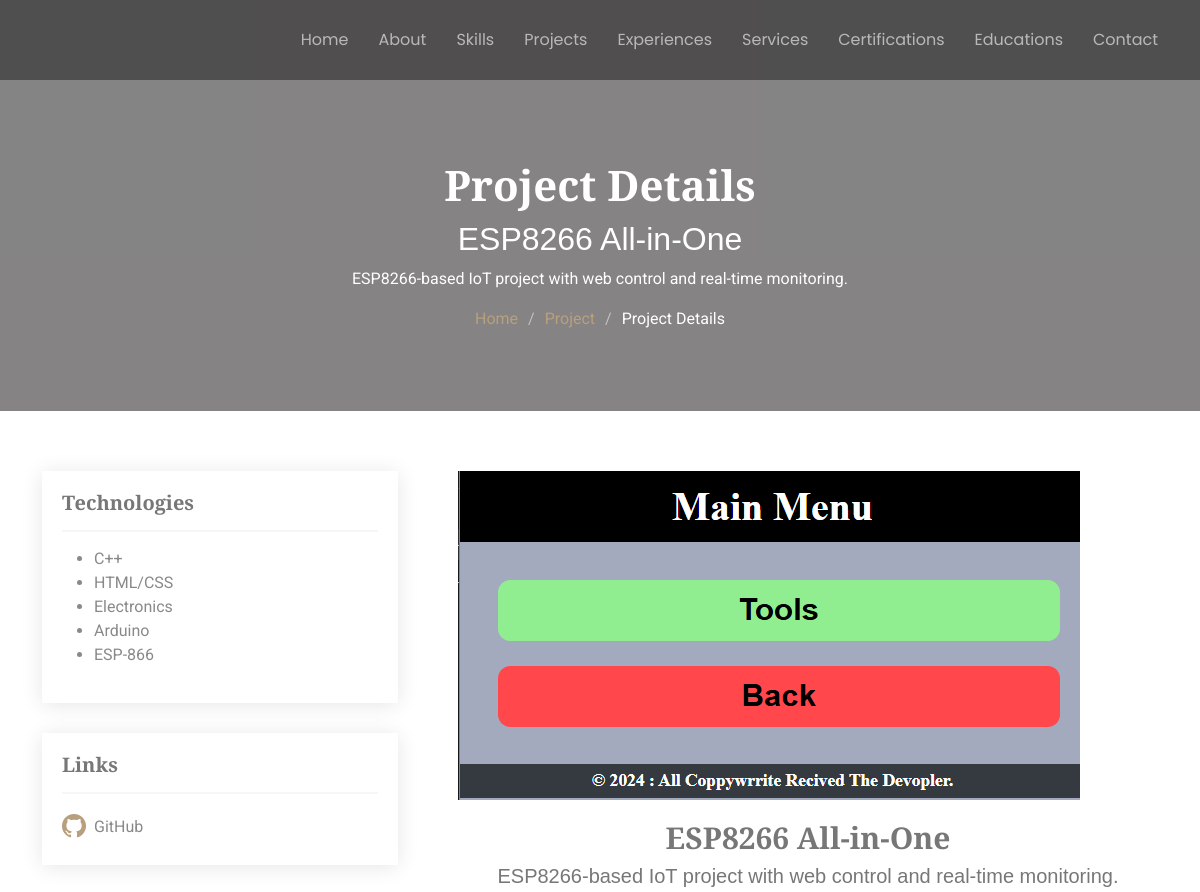
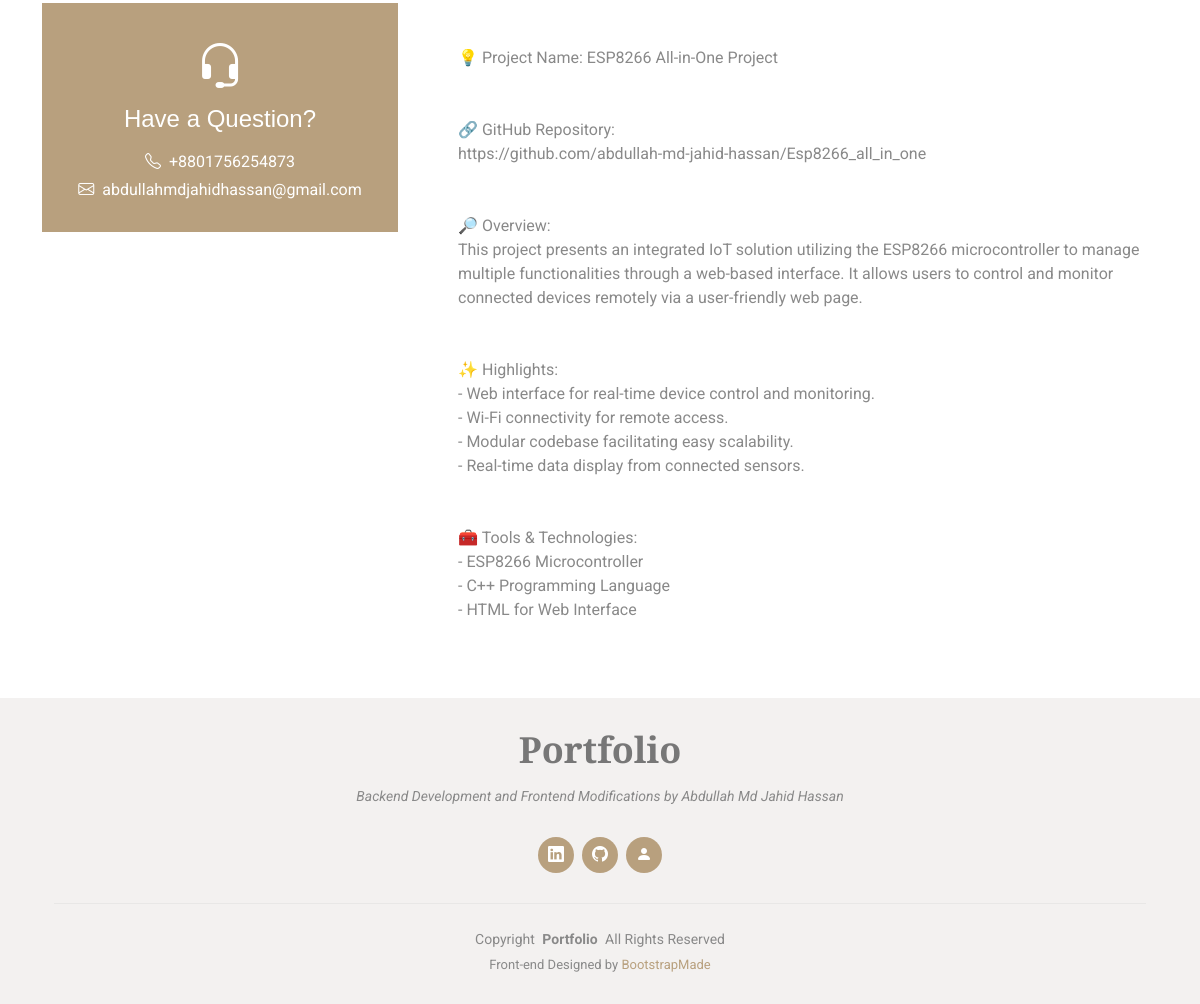
The app's page /project/Abdullah_Md_Jahid_Hassan/esp8266-all-in-one with its own data (2 pictures, top to bottom).
### landing_spot/models.py (models this page shows, shortened)
class Project(models.Model):
    id = models.AutoField(primary_key=True)
    title = models.CharField(max_length=255, null=True, blank=False)
    tag_line = models.CharField(max_length=255, null=True, blank=True)
    slug = models.SlugField(max_length=300, unique=True, null=True, blank=True)
    categories = models.ManyToManyField(ProjectCategory)
    description = models.TextField(null=True, blank=True)
    resume_des = models.TextField(null=True, blank=True)
    image_path = models.ImageField(upload_to='portfolio/img/project_images/', null=True, blank=True)
    github_link = models.URLField(max_length=255, null=True, blank=True)
    live_link = models.URLField(max_length=255, null=True, blank=True)
    start_date = models.DateField(null=True, blank=True)
    end_date = models.DateField(null=True, blank=True)
    is_featured = models.BooleanField(default=False)
    user = models.ForeignKey(User, on_delete=models.CASCADE, related_name='projects')
    objects = CustomProjectOrder() # Custom ordering
    class Meta:
        verbose_name = "Project"
        verbose_name_plural = "Projects"

class ProjectCategory(models.Model):
    name = models.CharField(max_length=50, unique=True)
    slug = models.SlugField(max_length=50, unique=True)
    def __str__(self):
        return self.name
    class Meta:
        verbose_name = "Project Category"
        verbose_name_plural = "Project Categories"

class User(AbstractUser):
    tag_line = models.CharField(max_length=100, null=True, blank=True)
    phone = models.CharField(max_length=20, null=True, blank=False, unique=True)
    country = models.CharField(max_length=100, null=True, blank=False)
    city = models.CharField(max_length=100, null=True, blank=False)
    area = models.CharField(max_length=100, null=True, blank=False)
    location_link = models.CharField(max_length=255, null=True, blank=True)
    about = models.TextField(null=True, blank=True)
    github = models.URLField(max_length=255, null=True, blank=True)
    linkedin = models.URLField(max_length=255, null=True, blank=True)
    portfolio = models.URLField(max_length=255, null=True, blank=True)
    static_resume_file = models.FileField(upload_to='portfolio/img/resume/static/', null=True, blank=True)
    banner_image = models.ImageField(upload_to='portfolio/img/person/banner_images/', null=True, blank=False)
    profile_image = models.ImageField(upload_to='portfolio/img/person/profile_images/', null=True, blank=False)
    hobbies = models.TextField(null=True, blank=True)
    language = models.CharField(max_length=255, null=True, blank=True)
    meta_description = models.TextField(null=True, blank=True)
    class Meta:
        verbose_name = "User"
        verbose_name_plural = "Users"

### landing_spot/views.py (the view)
# urls.py: path('project/<str:username>/<str:slug>', views.Project_Details, name='Project_Details'),
def Project_Details(request, username, slug):
    project = get_object_or_404(Project, slug=slug, user__username=username)
    project.user_phone = project.user.phone
    project.user_email = project.user.email
    root_url = request.build_absolute_uri('/')
    previous_page = request.META.get('HTTP_REFERER', '/')
    context = {
        'project': project,
        'username': username,
        'previous_page': previous_page,
        }
    return render(request, 'project_details.html', context)

### my_portfolio/utils/models_utils.py (called while the page is built)
    def get_queryset(self):
        return super().get_queryset().annotate(
            featured_order=Case(
                When(is_featured=True, then=Value(0)),
                default=Value(1),
                output_field=IntegerField()
            ),
            no_end_date_order=Case(
                When(end_date=None, then=Value(0)),
                default=Value(1),
                output_field=IntegerField()
            )
        ).order_by('featured_order', 'no_end_date_order', '-end_date')

### Hosted/PAW/landing_spot/templates/project_details.html (shortened to what this page needs)
{% extends "master.html" %}
{% load static %}
{% block body %}
    <main class="main">
    <div class="page-title dark-background">
      <div class="container position-relative">
        <h1>Project Details</h1>
        <h2>{{project.title}}</h2>
        <p>{{project.tag_line}}</p>
        <nav class="breadcrumbs">
          <ol>
            <li><a href="{{previous_page}}">Home</a></li>
            <li><a href="{{previous_page}}#projects">Project</a></li>
            <li class="current">Project Details</li>
          </ol>
        </nav>
      </div>
    </div>
    <section id="project-details" class="project-details section">
      <div class="container">
        <div class="row gy-5">
          <div class="col-lg-4" data-aos="fade-up" data-aos-delay="100">
            <div class="technology-box">
              <h4>Technologies</h4>
              <div class="technology-list">
                <ul>
                  {% for technology in project.categories.all%}
                    <li>{{technology}}</li>
                  {% endfor %}
                </ul>
              </div>
            </div>
            {% if project.github_link or project.live_link %}
              <div class="technology-box">
                <h4>Links</h4>
                <div class="link-catalog">
                  {% if project.github_link %}
                    <a href="{{project.github_link}}" target="_blank"><i class="bi bi-github"></i><span>GitHub</span></a>
                  {% endif %}
                </div>
              </div>
            {% endif %}
            <div class="help-box d-flex flex-column justify-content-center align-items-center">
              <i class="bi bi-headset help-icon"></i>
              <h4>Have a Question?</h4>
              <p class="d-flex align-items-center mt-2 mb-0"><i class="bi bi-telephone me-2"></i> <a href="tel:{{project.user_phone}}">{{project.user_phone}}</a></p>
              <p class="d-flex align-items-center mt-1 mb-0"><i class="bi bi-envelope me-2"></i> <a href="mailto:{{project.user_email}}">{{project.user_email}}</a></p>
            </div>
          </div>
          <div class="project-description col-lg-8 ps-lg-5" data-aos="fade-up" data-aos-delay="200">
            <img src="
                    {% if project.image_path %}
                      {{ project.image_path.url }}
                    {% else %}
                      {% static "portfolio/img/project/project_default_img.jpg" %}
                    {% endif %}
                  " alt="Project image" class="img-fluid projects-img">
            <h3>{{project.title}}</h3>
            <h4>{{project.tag_line}}</h4>
            <p>{{project.description|linebreaksbr}}</p>
          </div>
        </div>
      </div>
    </section>
  </main>
{% endblock body %}

### landing_spot/static/portfolio/css/main.css (style rules this page uses)
:root { --default-font: "Roboto", system-ui, -apple-system, "Segoe UI", Roboto, "Helvetica Neue", Arial, "Noto Sans", "Liberation Sans", sans-serif, "Apple Color Emoji", "Segoe UI Emoji", "Segoe UI Symbol", "Noto Color Emoji"; --heading-font: "Playfair Display", sans-serif; --nav-font: "Poppins", sans-serif; }
:root { --background-color: #ffffff; --default-color: #898989; --heading-color: #777777; --accent-color: #b8a07e; --surface-color: #ffffff; --contrast-color: #ffffff; }
:root { --nav-color: rgba(255, 255, 255, 0.6); --nav-hover-color: #ffffff; --nav-mobile-background-color: #ffffff; --nav-dropdown-background-color: #ffffff; --nav-dropdown-color: #898989; --nav-dropdown-hover-color: #b8a07e; }
.dark-background { --background-color: #858484; --default-color: #ffffff; --heading-color: #ffffff; --surface-color: #9e9e9e; --contrast-color: #ffffff; }
:root { scroll-behavior: smooth; }
body { color: var(--default-color); background-color: var(--background-color); font-family: var(--default-font); }
a { color: var(--accent-color); text-decoration: none; transition: 0.3s; }
h1, h2, h3, h4, h5, h6 { color: var(--heading-color); font-family: var(--heading-font); }
.page-title { color: var(--default-color); background-color: var(--background-color); padding: 160px 0 80px 0; text-align: center; position: relative; }
.page-title:before { content: ""; background-color: color-mix(in srgb, var(--background-color), transparent 50%); position: absolute; inset: 0; }
.page-title h1 { font-size: 42px; font-weight: 700; margin-bottom: 10px; }
.page-title .breadcrumbs ol { display: flex; flex-wrap: wrap; list-style: none; justify-content: center; padding: 0; margin: 0; font-size: 16px; font-weight: 400; }
.page-title .breadcrumbs ol li+li { padding-left: 10px; }
.page-title .breadcrumbs ol li+li::before { content: "/"; display: inline-block; padding-right: 10px; color: color-mix(in srgb, var(--default-color), transparent 50%); }
section, .section { color: var(--default-color); background-color: var(--background-color); padding: 60px 0; scroll-margin-top: 80px; overflow: clip; }
.project-details .technology-box { background-color: var(--surface-color); padding: 20px; box-shadow: 0px 2px 20px rgba(0, 0, 0, 0.1); }
.project-details .technology-box+.technology-box { margin-top: 30px; }
.project-details .technology-box h4 { font-size: 20px; font-weight: 700; border-bottom: 2px solid color-mix(in srgb, var(--default-color), transparent 92%); padding-bottom: 15px; margin-bottom: 15px; }
.project-details .link-catalog a { color: var(--default-color); display: flex; align-items: center; padding: 10px 0; transition: 0.3s; border-top: 1px solid color-mix(in srgb, var(--default-color), transparent 90%); }
.project-details .link-catalog a:first-child { border-top: 0; padding-top: 0; }
.project-details .link-catalog a:last-child { padding-bottom: 0; }
.project-details .link-catalog a i { font-size: 24px; margin-right: 8px; color: var(--accent-color); }
.project-details .help-box { background-color: var(--accent-color); color: var(--contrast-color); margin-top: 30px; padding: 30px 15px; }
.project-details .help-box .help-icon { font-size: 48px; }
.project-details .help-box h4, .project-details .help-box a { color: var(--contrast-color); }
.project-details .projects-img { margin-bottom: 20px; }
.project-details .project-description h3 { font-size: 30px; font-weight: 700; text-align: center; }
.project-details .project-description h4 { font-size: 20px; font-weight: 300; text-align: center; }
.project-details .project-description p { margin-top: 50px; font-size: 16px; }

### records on screen
Project: title "ESP8266 All-in-One", tag_line "ESP8266-based IoT project with web control and real-time monitoring.", user_phone "+8801756254873", user_email "abdullahmdjahidhassan@gmail.com", image_path (picture), description "💡 Project Name: ESP8266 All-in-One Project 🔗 GitHub Repository: https://github.com/abdullah-md-jahid-hassan/Esp8266_all_in_one 🔎 Overview: This project presents an integrated IoT solution utilizing the ESP8266 microcontroller to manage multiple functionalities through a web-based interface. It allows users to control and monitor connected devices remotely via a user-friendly web page. ✨ Highlights: - Web interface for real-time device control and monitoring. - Wi-Fi connectivity for remote access. - Modular codebase facilitating easy scalability. - Real-time data display from connected sensors. 🧰 Tools & Technologies: - ESP8266 Microcontroller - C++ Programming Language - HTML for Web…"
ProjectCategory: name "C++"
ProjectCategory: name "HTML/CSS"
ProjectCategory: name "Electronics"
ProjectCategory: name "Arduino"
ProjectCategory: name "ESP-866"
